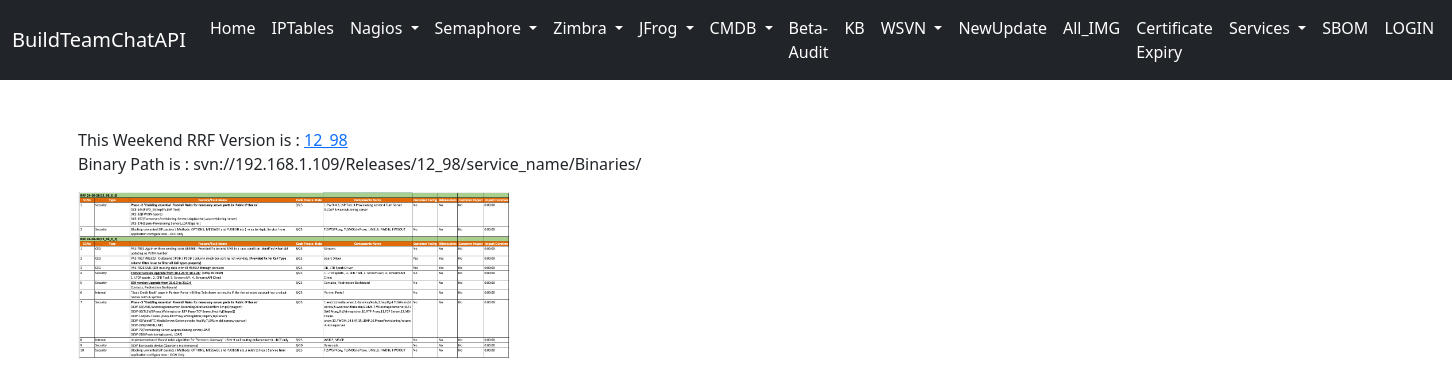
The app's page /, older data.
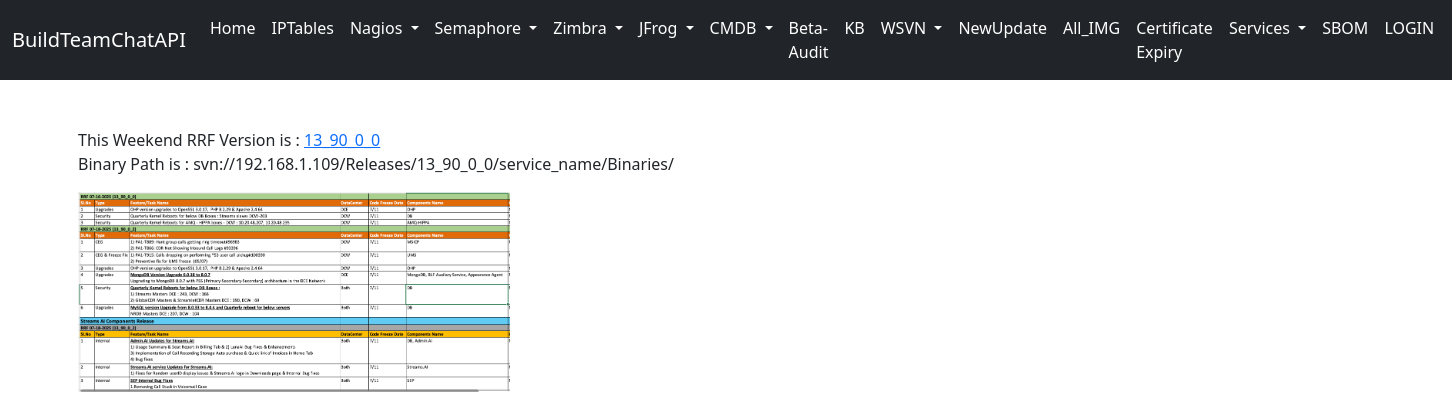
The same page, newer data.
### Home/models.py (models this page shows)
class RRFImage(models.Model):
    title = models.CharField(max_length=100)
    photo = models.ImageField(upload_to='pics')

### Home/views.py (the view)
# urls.py: path("", views.index, name='index' ),
def index(request):
    data = RRFImage.objects.all()
    context = {
        'data' : data
    }
    return render(request,'index.html',context)

### Home/templates/index.html (shortened to what this page needs)
{% extends 'base.html' %}
{% block body %}
<br><br>
<div class="container">
    {% for x in data %}
    <p>This Weekend RRF Version is : <a href="{{ x.photo.url }}">{{ x.title }} </a> <br>
        Binary Path is : svn://192.168.1.109/Releases/{{ x.title }}/service_name/Binaries/
        <div class="col-md-4">
            <a href="{{ x.photo.url }}">
                <img src="{{ x.photo.url }}" alt="Lights" style="width:100%">
            </a>
        </div>
    {% endfor %}
</div>
{% endblock body %}

### Home/templates/base.html (shortened to what this page needs)
<!doctype html>
<html lang="en">
  <head>
    <link href="https://cdn.jsdelivr.net/npm/bootstrap@5.1.3/dist/css/bootstrap.min.css" rel="stylesheet">
  </head>
  <body>
    <nav class="navbar navbar-expand-lg navbar-dark bg-dark sticky">
        <div class="container-fluid">
          <a class="navbar-brand" href="/">BuildTeamChatAPI</a>
          <div class="collapse navbar-collapse" id="navbarSupportedContent">
            <ul class="navbar-nav me-auto mb-2 mb-lg-0">
              <li class="nav-item">
                <a class="nav-link active" aria-current="page" href="/">Home</a>
              </li>
              <li class="nav-item">
                <a class="nav-link active" href="/IPTables" target="_blank">IPTables</a>
              </li>
              <li class="nav-item dropdown">
                <a class="nav-link dropdown-toggle active" href="#" id="navbarDropdown" role="button" data-bs-toggle="dropdown" aria-expanded="false">
                  Nagios
                </a>
              </li>
              <li class="nav-item dropdown">
                <a class="nav-link dropdown-toggle active" href="#" id="navbarDropdown" role="button" data-bs-toggle="dropdown" aria-expanded="false">
                  Semaphore
                </a>
              </li>
              <li class="nav-item dropdown">
                <a class="nav-link dropdown-toggle active" href="#" id="navbarDropdown" role="button" data-bs-toggle="dropdown" aria-expanded="false">
                  Zimbra
                </a>
              </li>
              <li class="nav-item dropdown">
                <a class="nav-link dropdown-toggle active" href="#" id="navbarDropdown" role="button" data-bs-toggle="dropdown" aria-expanded="false">
                  JFrog
                </a>
              </li>
                 <li class="nav-item dropdown">
                <a class="nav-link dropdown-toggle active" href="#" id="navbarDropdown" role="button" data-bs-toggle="dropdown" aria-expanded="false">
                  CMDB
                </a>
              </li>
              <li class="nav-item">
                <a class="nav-link active" aria-current="page" href="http://10.30.48.116/inventory/Beta_all.html" target="_blank">Beta-Audit</a>
              </li>
              <li class="nav-item">
                <a class="nav-link active" href="http://192.168.2.17/books/" target="_blank">KB</a>
              </li>
              <li class="nav-item dropdown">
                <a class="nav-link dropdown-toggle active" href="#" id="navbarDropdown" role="button" data-bs-toggle="dropdown" aria-expanded="false">
                  WSVN
                </a>
              </li>
              <li class="nav-item">
                <a class="nav-link active" aria-current="page" href="/checkupdate">NewUpdate</a>
              </li>
              <li class="nav-item">
                <a class="nav-link active" aria-current="page" href="/img">All_IMG</a>
              </li>
              <li class="nav-item">
                <a class="nav-link active" aria-current="page" href="{% url 'cert_expiry' %}">Certificate Expiry</a>
              </li>
              <li class="nav-item dropdown">
                <a class="nav-link dropdown-toggle active" href="#" id="navbarDropdown" role="button" data-bs-toggle="dropdown" aria-expanded="false">
                  Services
                </a>
              </li>
              <li class="nav-item">
                <a class="nav-link active" href="http://192.168.1.243/SBOM/" target="_blank">SBOM</a>
              </li>
              <li class="nav-item">
                <a class="nav-link active" href="#" data-bs-toggle="modal" data-bs-target="#loginModal">LOGIN</a>
              </li>
            </ul>
          </div>
        </div>
      </nav>
{% block body %}{% endblock body %}
  </body>
</html>

Row changes from the older to the newer data that the page shows:
removed RRFImage: title "12_98", photo (picture)
added RRFImage: title "13_90_0_0", photo (picture)
